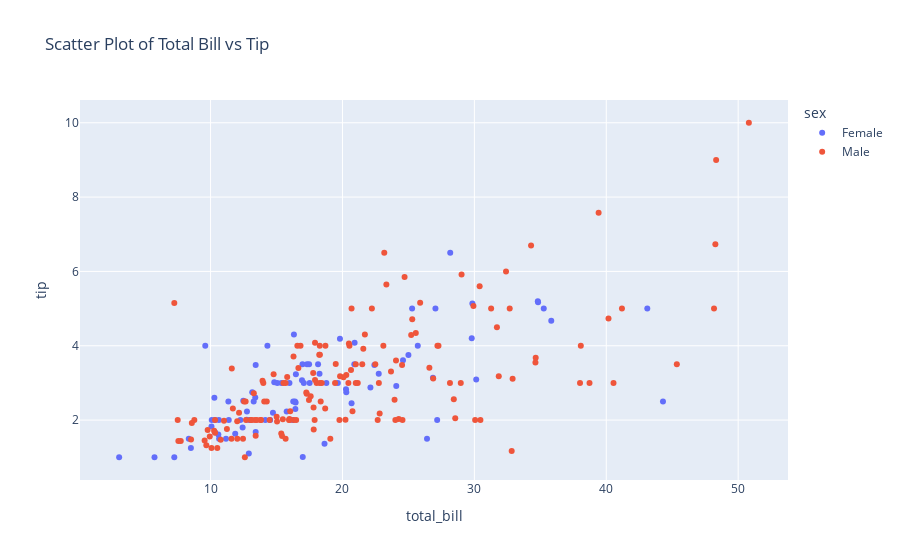

The notebook cell saved with this chart:
### Markdown cell above
***3. Data Visualization: Matplotlib, Seaborn, and Plotly***

### Code cell
import matplotlib.pyplot as plt
import seaborn as sns
import plotly.express as px

# Matplotlib: Basic plotting
x = [1, 2, 3, 4, 5]
y = [2, 4, 6, 8, 10]

plt.plot(x, y, label="Linear Growth", color='b')
plt.xlabel('X-axis')
plt.ylabel('Y-axis')
plt.title('Simple Line Plot')
plt.legend()
plt.show()

# Seaborn: Statistical data visualization (Histogram)
tips = sns.load_dataset('tips')  # Loading sample dataset
sns.histplot(tips['total_bill'], kde=True)  # Histogram with KDE
plt.title('Histogram of Total Bills')
plt.show()

# Plotly: Interactive visualizations
fig = px.scatter(tips, x='total_bill', y='tip', color='sex', 
                 title="Scatter Plot of Total Bill vs Tip")
fig.show()

### Figure 1 — Plotly figure (JSON) as saved in the notebook; plotly's stock layout.template omitted (floating-point values rounded to 4 significant figures; data arrays with more than 128 entries replaced by an {"elided": "..."} marker saying what was removed)
{"data": [{"hovertemplate": "sex=Female<br>total_bill=%{x}<br>tip=%{y}<extra></extra>", "legendgroup": "Female", "marker": {"color": "#636efa", "symbol": "circle"}, "mode": "markers", "name": "Female", "orientation": "v", "showlegend": true, "type": "scatter", "x": [16.99, 24.59, 35.26, 14.83, 10.33, 16.97, 20.29, 15.77, 19.65, 15.06, 20.69, 16.93, 10.29, 34.81, 26.41, 16.45, 3.07, 17.07, 26.86, 25.28, 14.73, 10.07, 34.83, 5.75, 16.32, 22.75, 11.35, 15.38, 44.3, 22.42, 20.92, 14.31, 7.25, 25.71, 17.31, 10.65, 12.43, 24.08, 13.42, 12.48, 29.8, 14.52, 11.38, 20.27, 11.17, 12.26, 18.26, 8.51, 10.33, 14.15, 13.16, 17.47, 27.05, 16.43, 8.35, 18.64, 11.87, 29.85, 25, 13.39, 16.21, 17.51, 10.59, 10.63, 9.6, 20.9, 18.15, 19.81, 43.11, 13, 12.74, 13, 16.4, 16.47, 12.76, 13.27, 28.17, 12.9, 30.14, 13.42, 15.98, 16.27, 10.09, 22.12, 35.83, 27.18, 18.78], "xaxis": "x", "y": [1.01, 3.61, 5, 3.02, 1.67, 3.5, 2.75, 2.23, 3, 3, 2.45, 3.07, 2.6, 5.2, 1.5, 2.47, 1, 3, 3.14, 5, 2.2, 1.83, 5.17, 1, 4.3, 3.25, 2.5, 3, 2.5, 3.48, 4.08, 4, 1, 4, 3.5, 1.5, 1.8, 2.92, 1.68, 2.52, 4.2, 2, 2, 2.83, 1.5, 2, 3.25, 1.25, 2, 2, 2.75, 3.5, 5, 2.3, 1.5, 1.36, 1.63, 5.14, 3.75, 2.61, 2, 3, 1.61, 2, 4, 3.5, 3.5, 4.19, 5, 2, 2.01, 2, 2.5, 3.23, 2.23, 2.5, 6.5, 1.1, 3.09, 3.48, 3, 2.5, 2, 2.88, 4.67, 2, 3], "yaxis": "y"}, {"hovertemplate": "sex=Male<br>total_bill=%{x}<br>tip=%{y}<extra></extra>", "legendgroup": "Male", "marker": {"color": "#EF553B", "symbol": "circle"}, "mode": "markers", "name": "Male", "orientation": "v", "showlegend": true, "type": "scatter", "x": {"elided": "157 float values"}, "xaxis": "x", "y": {"elided": "157 float values"}, "yaxis": "y"}], "layout": {"autosize": true, "legend": {"title": {"text": "sex"}, "tracegroupgap": 0}, "title": {"text": "Scatter Plot of Total Bill vs Tip"}, "xaxis": {"anchor": "y", "autorange": true, "domain": [0, 1], "range": [0.1751, 53.7], "title": {"text": "total_bill"}, "type": "linear"}, "yaxis": {"anchor": "x", "autorange": true, "domain": [0, 1], "range": [0.2573, 10.74], "title": {"text": "tip"}, "type": "linear"}}}
